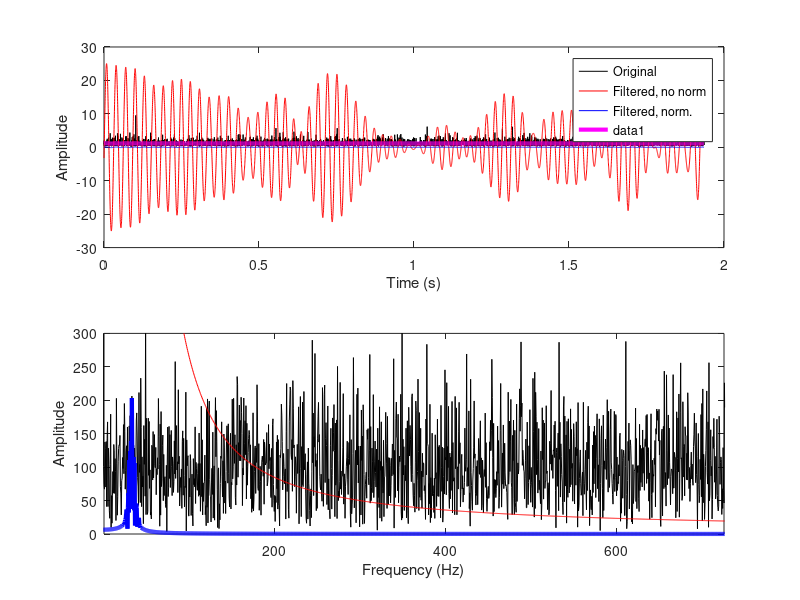
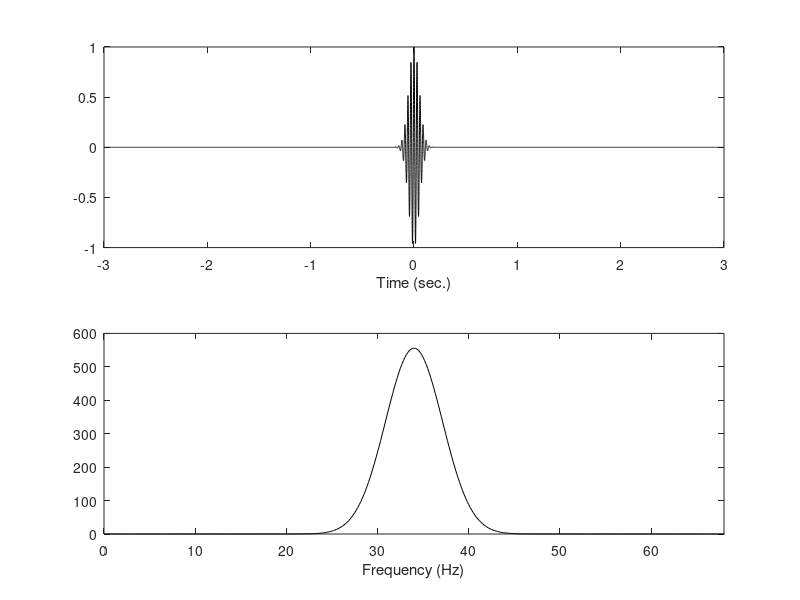

Write MATLAB code to recreate these figures, in order.

% simulation parameters
srate = 4352; % hz
npnts = 8425;
time  = (0:npnts-1)/srate;
hz    = linspace(0,srate/2,floor(npnts/2)+1);

% pure noise signal
signal = exp( .5*randn(1,npnts) );


% let's see what it looks like
figure(1), clf
subplot(211)
plot(time,signal,'k')
xlabel('Time (s)'), ylabel('Amplitude')

% 
% subplot(212)
% hist(signal,100)


% in the frequency domain
signalX = 2*abs(fft(signal));
subplot(212)
plot(hz,signalX(1:length(hz)),'k')
set(gca,'xlim',[1 srate/6])
xlabel('Frequency (Hz)'), ylabel('Amplitude')


%% create and inspect the Morlet wavelet

% wavelet parameters
ffreq = 34; % filter frequency in Hz
fwhm  = .12; % full-width at half-maximum in seconds
wavtime = -3:1/srate:3; % wavelet time vector (same sampling rate as signal!)

% create the wavelet
morwav = cos(2*pi*ffreq*wavtime) .* exp( -(4*log(2)*wavtime.^2) / fwhm.^2 );


% amplitude spectrum of wavelet
% (note that the wavelet needs its own hz because different length)
wavehz = linspace(0,srate/2,floor(length(wavtime)/2)+1);
morwavX = 2*abs(fft(morwav));


% plot it!
figure(2), clf
subplot(211)
plot(wavtime,morwav,'k')
xlabel('Time (sec.)')

subplot(212)
plot(wavehz,morwavX(1:length(wavehz)),'k')
set(gca,'xlim',[0 ffreq*2])
xlabel('Frequency (Hz)')

%% now for convolution

convres = conv(signal,morwav,'same');

% show in the time domain
figure(1)
subplot(211), hold on
plot(time,convres,'r')

% and in the frequency domain
subplot(212), hold on
convresX = 2*abs(fft(convres));
plot(hz,convresX(1:length(hz)),'r')

%%% Time-domain wavelet normalization is... annoying and difficult.
%%% Let's do it in the frequency domain

%% "manual" convolution

nConv = npnts + length(wavtime) - 1;
halfw = floor(length(wavtime)/2)+1;

% spectrum of wavelet
morwavX = fft(morwav,nConv);

% now normalize in the frequency domain
%%% note: ensure we're taking the magnitude of the peak; 
%   I didn't explain this in the video but it ensures normalization by
%   the magnitude and not the complex value.
morwavX = morwavX ./ abs(max(morwavX));
% also equivalent:
% morwavX = (abs(morwavX)./max(abs(morwavX))) .* exp(1i*angle(morwavX));

% now for the rest of convolution
convres = ifft( morwavX .* fft(signal,nConv) );
convres = real( convres(halfw:end-halfw+1) );

%%

figure(1), subplot(211)
plot(time,convres,'b')
legend({'Original','Filtered, no norm','Filtered, norm.'})


subplot(212)
convresX = 2*abs(fft(convres));
plot(hz,convresX(1:length(hz)),'b','linew',3)
set(gca,'ylim',[0 300])

%% to preserve DC offset, compute and add back

convres = convres + mean(signal);
figure(1), subplot(211)
plot(time,convres,'m','linew',3)
